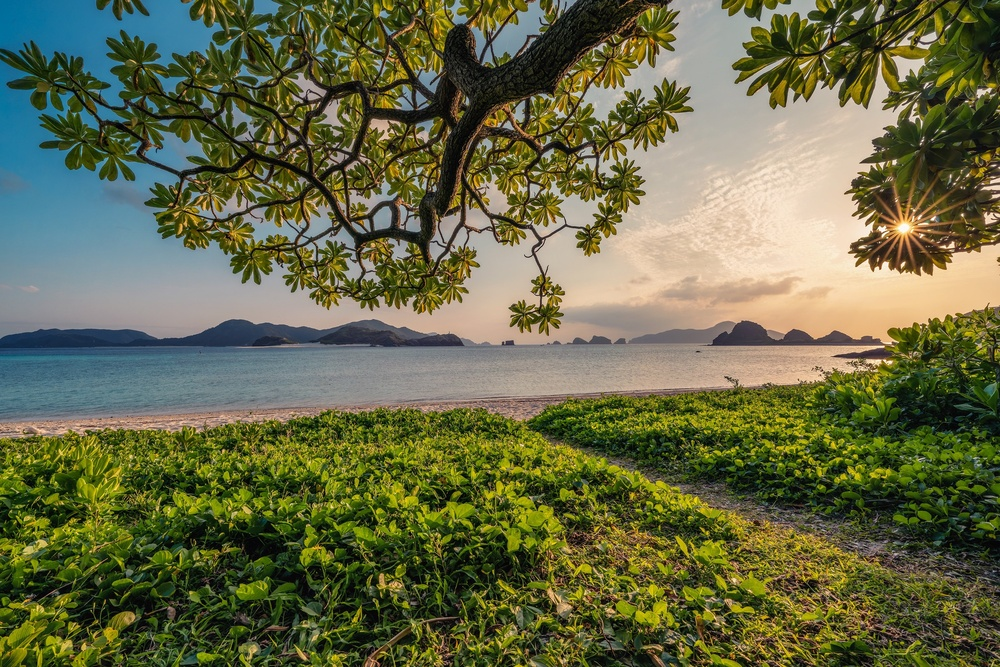
#> input picture image-processor/resources/sunset.jpg, 1000 x 667 px, shrunk from 3150 x 2100 before the run
$ python edge.py
#> lines starting #> are read from the running program, lines starting #| are printed output that depends on the picture
from PIL import Image, ImageFilter

before = Image.open("resources/sunset.jpg")
#> before is the input picture: PIL image 1000x667 RGB; mean R, G, B 102.2, 105.2, 70.9
after = before.filter(ImageFilter.FIND_EDGES)
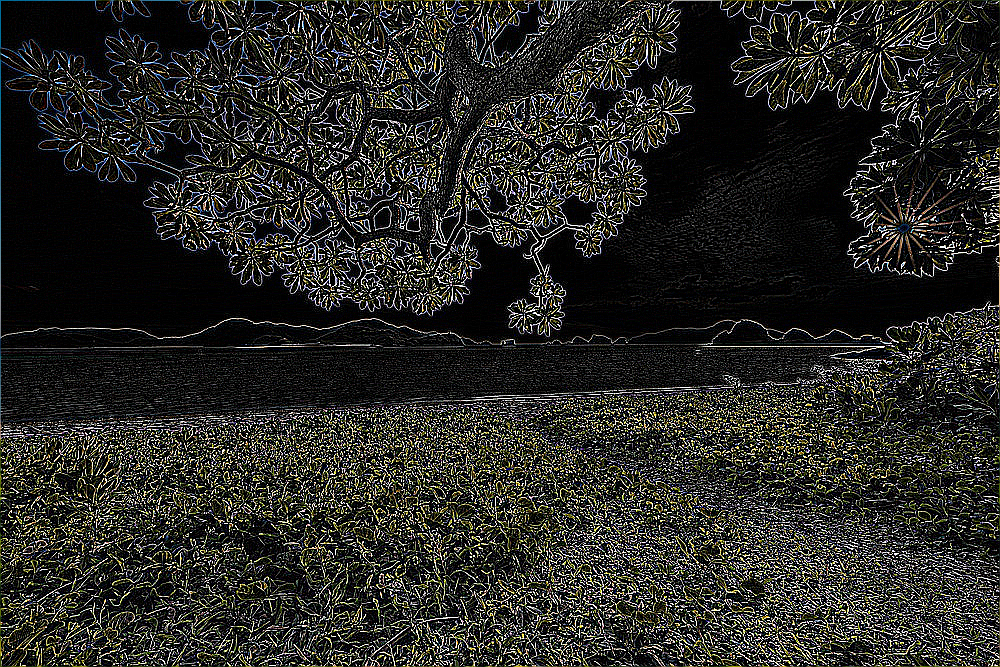
#> after: PIL image 1000x667 RGB; mean R, G, B 42, 42, 38.5
after.save("resources/sunset-edges.jpg")

$ run again, with image-processor/resources/dog.jpg copied over image-processor/resources/sunset.jpg
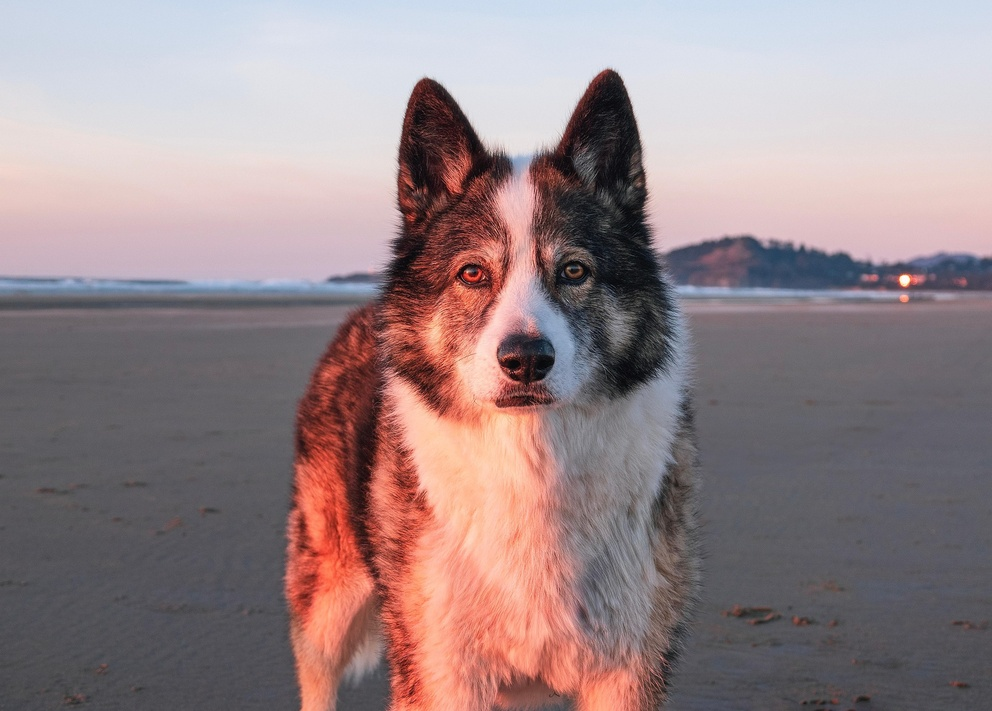
#> input picture image-processor/resources/dog.jpg, 992 x 711 px, shrunk from 1920 x 1376 before the run
#> before is the input picture: PIL image 992x711 RGB; mean R, G, B 151.4, 133.8, 136.4
#> `after = before.filter(ImageFilter.FIND_EDGES)`:
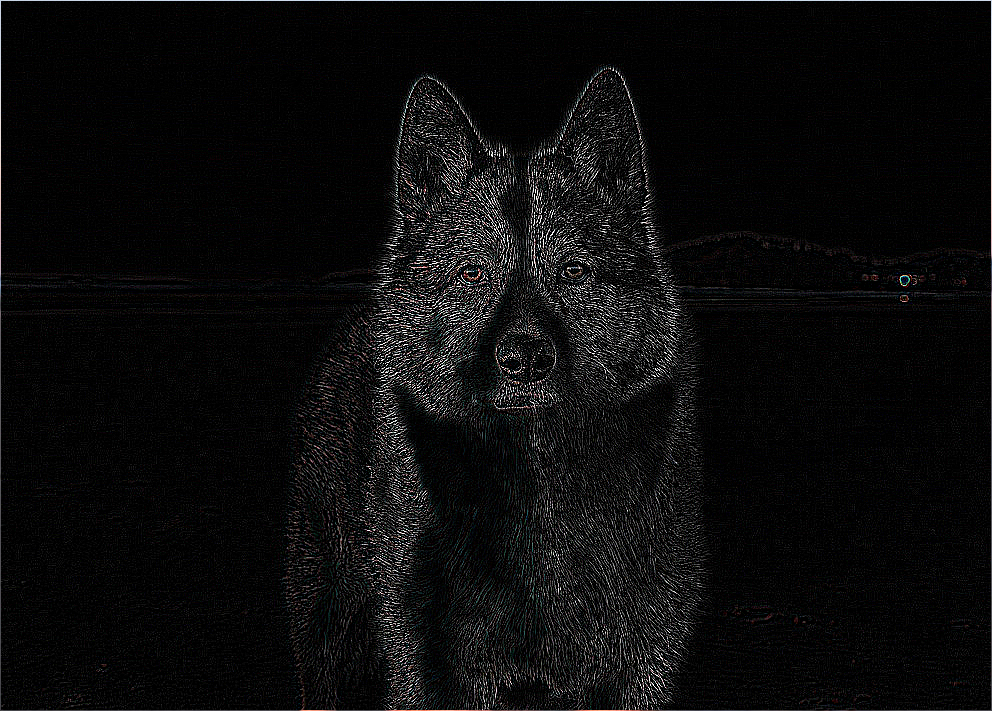
#> after: PIL image 992x711 RGB; mean R, G, B 11.8, 11.7, 11.9
